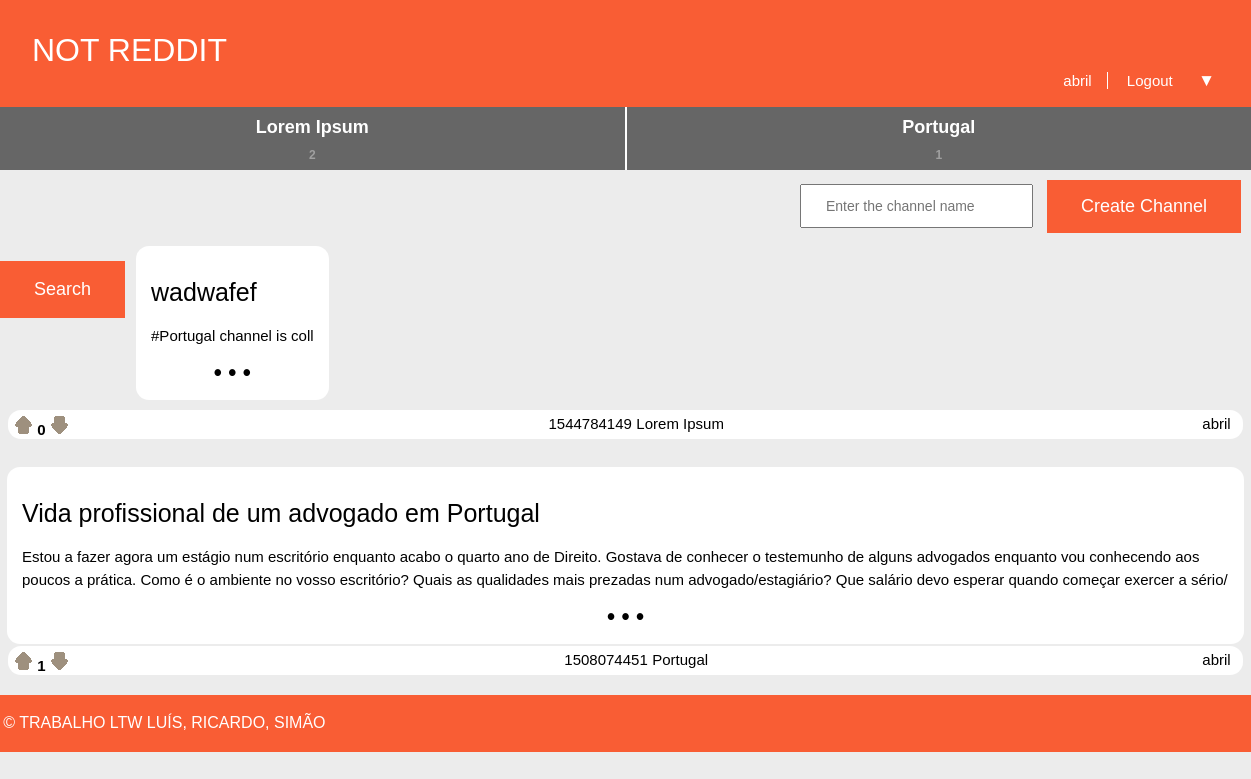
Page /pages/homepage.php (signed in) on the committed database.
### tables this page shows
CREATE TABLE Channel (
  name VARCHAR PRIMARY KEY,
  subscribers INTEGER DEFAULT 0
);

CREATE TABLE Story (
  id INTEGER PRIMARY KEY,
  title VARCHAR,
  published INTEGER, -- date when the story was published in epoch format
  channel VARCHAR REFERENCES channel, -- comma separated tags
  author VARCHAR REFERENCES utilizer, -- who wrote the article
  points INTEGER DEFAULT 0,
  fulltext VARCHAR
);

### database/db_channel.php (called while the page is built, shortened)
<?php
	function getAllChannels() {
		$db = Database::instance()->db();
		$allChannels = $db->prepare('SELECT name FROM Channel');
		$allChannels->execute();
		$allChannelNames = $allChannels->fetchAll();
		return $allChannelNames;
	}
	function getTopChannels() {
		$db = Database::instance()->db();
		$topChannels = $db->prepare('SELECT name, count(*) as subscribers FROM Channel left join UserSubscriptions WHERE name = channel GROUP BY name LIMIT 5');
		$topChannels->execute();
		$topChannelNames = $topChannels->fetchAll();
		return $topChannelNames;
	}
?>

### database/db_story.php (called while the page is built, shortened)
<?php
	function getMostRecentStoryFromChannel($channel) {
		$db = Database::instance()->db();
		$recentStory = $db->prepare('SELECT id, title, fulltext, MAX(published) AS "published", channel, author, points FROM Story  WHERE channel = ?');
		$recentStory->execute(array($channel));
		$recentStory = $recentStory->fetchAll();
		return $recentStory;
	}
	function checkIfStoryVoteDisplay($storyId, $username, $voteType) {
		$db = Database::instance()->db();
		$stmt = $db->prepare('SELECT type FROM StoryVote WHERE story_id = ? AND username = ?');
		$stmt->execute(array($storyId, $username));
		$currentlySavedType = $stmt->fetchAll();
		if(empty($currentlySavedType)){
			return false;
		}
	}
?>

### templates/tpl_common.php (the view, shortened to what this page needs)
<?php
	include_once('tpl_sub.php');
	include_once('tpl_story.php');
	include_once('../database/db_story.php');
	include_once('../database/db_channel.php');
?>
<?php function draw_header($username, $channel) { ?>
	<!DOCTYPE html>
	<html>
		<head>
			<link rel="stylesheet" href="../css/common.css">
		</head>
		<body>
			<header>
				<?php if($channel === "NOT REDDIT") { ?>
					<a id="title" href="../pages/homepage.php"><?=$channel?></a>
				<?php } else { ?>
					<a id="title" href="../pages/channel.php?name=<?=$channel?>"><?=$channel?></a>
				<?php } ?>
				<?php if($username != NULL) { ?>
					<nav id="signup">
						<a id="profile" href="../pages/profile.php?name=<?=$username?>"><?= $username ?></a>
						<a href="../actions/action_logout.php">Logout</a>
						<?php draw_subscriberList() ?>
					</nav>
				<?php } ?>
			</header>
<?php } ?>
<?php function draw_search() { ?>
	<link rel="stylesheet" href="../css/common.css">
	<button id="searchButton" class="button" type='submit' onclick="window.location.href='../pages/search.php'">Search</button>
<?php } ?>
<?php function draw_info_bar_story($storyId, $username, $channel, $date, $points) { ?>
	<section id = "info_bar">
		<div id="start">
		<?php if(isset($_SESSION['username'])){ ?>
			<form id="uparrow" action='../actions/action_voteStory.php' method='post'>
				<?php if(!checkIfStoryVoteDisplay($storyId, $_SESSION['username'], 1)){ ?>
					<input type="image" src="../images/UpvoteGrey.png">
				<?php } ?>
			</form>
			<h6 id="points"><?=$points?></h6>
			<form id="downarrow" action='../actions/action_voteStory.php' method='post'>
				<?php if(!checkIfStoryVoteDisplay($storyId, $_SESSION['username'], 0)){ ?>
					<input type="image" src="../images/DownvoteGrey.png">
				<?php } ?>
			</form>
		<?php } ?>
		</div>
		<div id="middle">
			<a id="date"><?=$date?></a>
			<a id="channel" href="../pages/channel.php?name=<?=$channel?>"><?=$channel?></a>
		</div>
		<div id="end">
			<a id="profile" href="../pages/profile.php?name=<?=$username?>"><?=$username?></a>
		</div>
	</section>
<?php } ?>
<?php function draw_footer() { ?>
	</body>
	<footer>
		<p>&copy; TRABALHO LTW LUÍS, RICARDO, SIMÃO</p>
	</footer>
	</html>
<?php } ?>

### pages/homepage.php (shortened to what this page needs)
<?php
	include_once('../templates/tpl_channel.php');
	include_once('../templates/tpl_common.php');
	include_once('../templates/tpl_sub.php');
	include_once('../templates/tpl_story.php');
	include_once('../database/db_story.php');
	include_once('../database/db_channel.php');
	$topchannels = getTopChannels();
	if(!isset($_SESSION['username'])) {
		draw_header(null, 'NOT REDDIT');
		draw_topchannels($topchannels);
	} else {
		draw_header($_SESSION['username'], 'NOT REDDIT');
		draw_topchannels($topchannels);
	}
	draw_search();
	$allChannels = getAllChannels();
	foreach($allChannels as $channel){
		$mostRecent = getMostRecentStoryFromChannel($channel['name']);
		draw_storyCard($mostRecent[0], true);
	}
	draw_footer();
?>

### templates/tpl_sub.php (shortened to what this page needs)
<?php
  include_once('../database/db_channel.php');
?>
<?php function draw_subscriberList() { ?>
  <link rel="stylesheet" href="../css/subList.css">
  <section id="dropdown" class="dropdown">
    <button onclick="myFunction()" class="dropbtn">&#9660;</button>
  </section>
<?php } ?>
<?php function draw_topchannels($topchannels) { ?>
    <link rel="stylesheet" href="../css/top_subs.css">
    <section id="top_ch">
        <? foreach($topchannels as $channel) { ?>
        <button type="button" onclick="window.location.href='../pages/channel.php?name=<?= $channel['name'] ?>'">
            <h1><?=$channel['name']?></h1>
            <h2><?=$channel['subscribers']?></h2>
        </button>
        <? } ?>
    </section>
<?php } ?>

### templates/tpl_story.php (shortened to what this page needs)
<?php
	include_once('../templates/tpl_common.php');
	include_once('../database/db_story.php');
?>
<?php function draw_storyCard($story, $displayChannel) { ?>
	<link rel="stylesheet" href="../css/storyCard.css">
	<?php if($displayChannel) {
		$channel = $story['channel'];
	} else {
		$channel = null;
	} ?>
	<button id="storyCard" onclick="window.location.href='../pages/story.php?id=<?=$story['id']?>'">
		<h1> <?=$story['title']?> </h1>
		<p> <?=$story['fulltext']?> </p>
		<p>&bull; &bull; &bull;</p>
	</button>
	<?php draw_info_bar_story($story['id'], $story['author'], $channel, $story['published'], $story['points']) ?>
<?php } ?>

### css/common.css (style rules this page uses)
body { margin: 0 auto; padding-bottom: 5em; max-width: 80em; --bg-color: #ececec; --panel-color: #f95d34; --error-bg-color: lightcoral; --error-ft-color: black; --successs-bg-color: lightgreen; --success-ft-color: black; background-color: var(--bg-color); }
body > header { display: grid; grid-template-columns: 1fr auto; grid-template-rows: auto auto; background-color: var(--panel-color) ; color: white; font-family: Verdana, sans-serif; }
body > header #title { padding-top: 1em; padding-left: 1em; text-decoration: none; color: white; font-size: 32px; grid-column: 1; grid-row: 1; cursor: pointer; }
body > header #signup { padding-right: 2em; padding-bottom: 15px; grid-column: 2; grid-row: 2; font-size: 15px; }
body > header > #signup > a:first-child { border-right: 1px solid white; }
body > header > #signup > #profile { cursor: pointer; }
body > header > #signup > a { padding: 0 1em; color: white; text-decoration: none; }
body > header #signup > a:first-child { padding-left: 0; }
#info_bar { background-color: white; border: none; border-radius: 13px; display: flex; flex-direction: row; justify-content: space-between; margin: 2px 0.5em 15px 0.5em; padding: 0.3em; padding-bottom: 0; font-family: Arial, sans-serif; }
#info_bar #uparrow { display: inline; }
#info_bar #downarrow { display: inline; }
#info_bar #points { color: black; font-size: 15px; display: inline; padding-bottom: 15px; }
#info_bar #date { color: black; font-size: 15px; font-weight: 100; display: inline; }
#info_bar #channel { color: black; text-decoration: none; cursor: pointer; font-size: 15px; display: inline; }
#info_bar #profile { color: black; text-decoration: none; cursor: pointer; font-size: 15px; display:inline; padding-right: 0.5em; }
.button { position: relative; background-color: #f95d34; border: none; color: white; padding: 18px 34px; font-size: 18px; }
#searchButton { bottom:90px; }
footer { padding: 0.2em; margin: 20px auto; max-width: 80em; background-color: var(--panel-color); color: white; font-family: Verdana, sans-serif; }

### css/subList.css (style rules this page uses)
.dropbtn { background-color: #f95d34; border: none; color: white; font-size: 115%; cursor: pointer; z-index: 1; }
.dropdown { position: relative; display: inline-block; }

### css/top_subs.css (style rules this page uses)
#top_ch { display: flex; flex-direction: row; }
#top_ch button { display: block; flex: 1; background-color: #666666; border: none; }
#top_ch button:not(:last-child) { border-right: 2px solid white; }
#top_ch button h1 { font-size: 18px; color: white; margin-top: 0.5em; margin-bottom: 0; }
#top_ch button h2 { font-size: 12px; color: #a0a0a0; line-height: 15px; margin-bottom: 0.5em; }

### css/storyCard.css (style rules this page uses)
#storyCard { background-color: white; border: 2px solid white; border-radius: 13px; margin: 1em 0.5em 0em 0.5em; padding: 1em; }
#storyCard > h1 { font-size: 25px; font-weight: 400; text-align: left; font-family: Verdana, sans-serif; }
#storyCard > p { overflow: hidden; max-height: 46px; text-align: left; font-size: 15px; line-height: 23px; font-family: Arial, sans-serif; }
#storyCard > p:last-child { text-align: center; font-size: 173%; font-weight: bolder; padding-top: 0; margin-top: 0; margin-bottom: 0; }

### rows in the picture
channel: name "Lorem Ipsum", subscribers "2", story.title "wadwafef", story.fulltext "#Portugal channel is coll", story.points "0", date "1544784149", story.channel "Lorem Ipsum", username "abril"
channel: name "Portugal", subscribers "1", story.title "Vida profissional de um advogado em Portugal", story.fulltext "Estou a fazer agora um estágio num escritório enquanto acabo o quarto ano de Direito. Gostava de conhecer o testemunho de alguns advogados enquanto vou conhecendo aos poucos a prática. Como é o ambiente no vosso escritório? Quais as qualidades mais prezadas num advogado/estagiário? Que salário devo esperar quando começar exercer a sério/…", story.points "1", date "1508074451", story.channel "Portugal", username "abril"

### other values in the picture
$channel "NOT REDDIT"
$username "abril"
